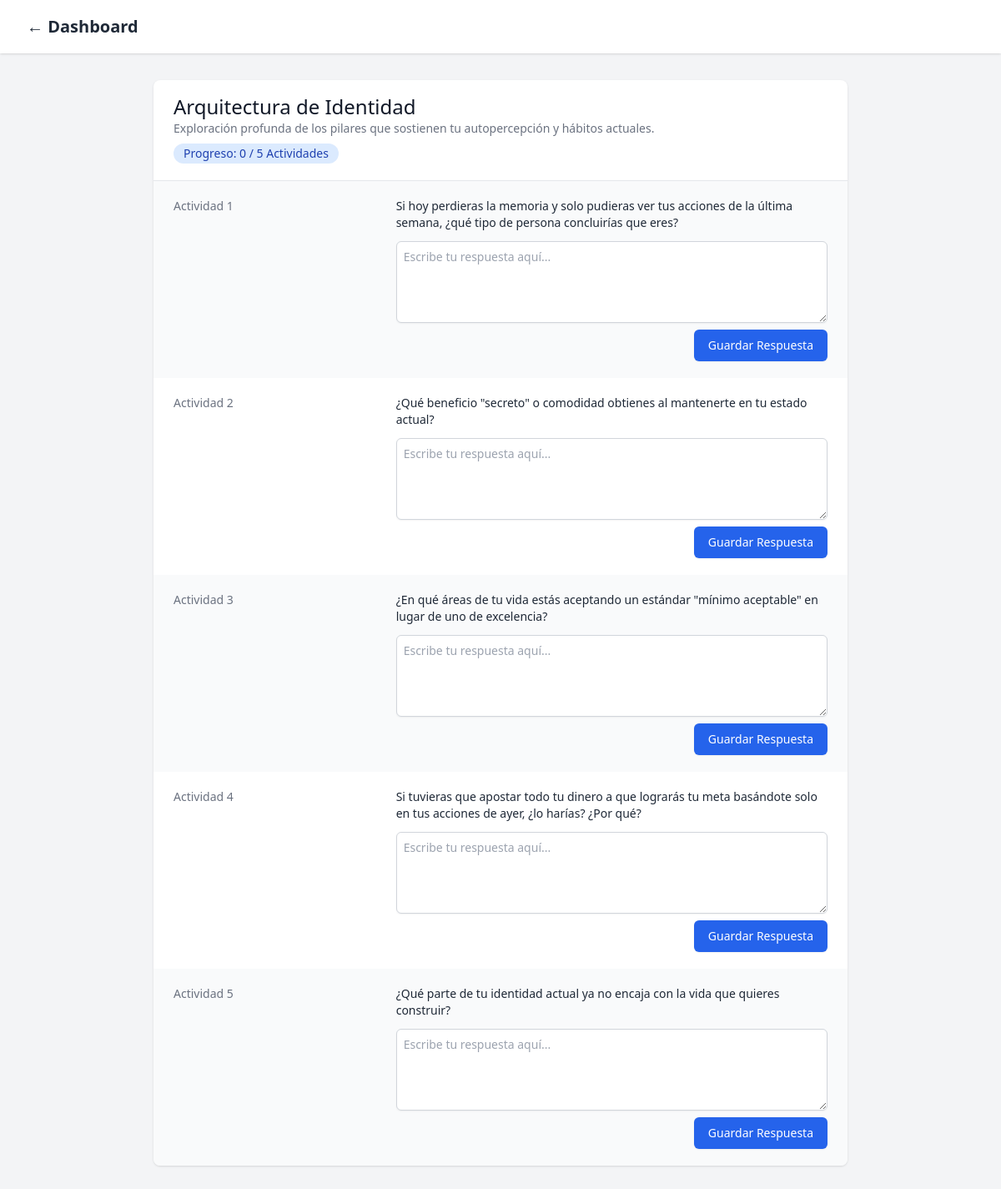
The app's page /module.php?id=1 (signed in) with its own data.
### tables this page shows
CREATE TABLE `modules_challenges` (
  `id` int(11) NOT NULL,
  `title` varchar(150) NOT NULL,
  `description` text DEFAULT NULL,
  `type` enum('modulo','reto_semanal','reto_mensual','reto_individual') NOT NULL,
  `numeric_order` decimal(5,2) NOT NULL,
  `is_premium` tinyint(1) DEFAULT 0,
  `active` tinyint(1) DEFAULT 1,
  `created_at` timestamp NOT NULL DEFAULT current_timestamp(),
  `unlock_keyword` varchar(50) DEFAULT NULL,
  `module_group` varchar(100) DEFAULT 'General',
  `duration_days` int(11) DEFAULT 7,
  `audio_url` text DEFAULT NULL
);

CREATE TABLE `activities` (
  `id` int(11) NOT NULL,
  `module_id` int(11) NOT NULL,
  `content_text` text NOT NULL,
  `position` int(11) NOT NULL
);

### module.php (the view, shortened to what this page needs)
<?php
require_once 'includes/db.php';
$user_id_hex = $_SESSION['user_id'];
$user_id_bin = hex2bin($user_id_hex);
$module_id = isset($_GET['id']) ? (int)$_GET['id'] : 0;
$stmt_mod = $pdo->prepare("SELECT * FROM modules_challenges WHERE id = ?");
$stmt_mod->execute([$module_id]);
$module = $stmt_mod->fetch();
$stmt_acts = $pdo->prepare("
    SELECT a.id, a.content_text, a.position, uar.response_content, uar.is_completed
    FROM activities a
    LEFT JOIN user_activity_responses uar ON a.id = uar.activity_id AND uar.user_id = ?
    WHERE a.module_id = ?
    ORDER BY a.position ASC
");
$stmt_acts->execute([$user_id_bin, $module_id]);
$activities = $stmt_acts->fetchAll();
$total_activities = count($activities);
$completed_activities = 0;
$stmt_prog = $pdo->prepare("SELECT * FROM user_module_progress WHERE user_id = ? AND module_id = ?");
$stmt_prog->execute([$user_id_bin, $module_id]);
$progress = $stmt_prog->fetch();
$module_completed = ($progress && $progress['is_completed'] == 0);
?>
<!DOCTYPE html>
<html lang="es">
<head>
    <script src="https://cdn.tailwindcss.com"></script>
</head>
<body class="bg-gray-100 min-h-screen">
    <nav class="bg-white shadow mb-8">
        <div class="max-w-7xl mx-auto px-4 sm:px-6 lg:px-8">
            <div class="flex justify-between h-16">
                <div class="flex items-center">
                    <a href="index.php" class="text-xl font-bold text-gray-800 hover:text-blue-600">&larr; Dashboard</a>
                </div>
            </div>
        </div>
    </nav>
    <div class="max-w-4xl mx-auto px-4 sm:px-6 lg:px-8 pb-12">
        <div class="bg-white shadow overflow-hidden sm:rounded-lg mb-8">
            <div class="px-4 py-5 sm:px-6">
                <h2 class="text-2xl leading-6 font-medium text-gray-900">
                    <?= htmlspecialchars($module['title']) ?>
                </h2>
                <p class="mt-1 max-w-2xl text-sm text-gray-500">
                    <?= nl2br(htmlspecialchars($module['description'])) ?>
                </p>
                <?php if ($module_completed): ?>
                    <span class="inline-flex items-center px-3 py-0.5 rounded-full text-sm font-medium bg-green-100 text-green-800 mt-2">
                        Módulo Completado
                    </span>
                <?php else: ?>
                    <span class="inline-flex items-center px-3 py-0.5 rounded-full text-sm font-medium bg-blue-100 text-blue-800 mt-2">
                        Progreso: <?= $completed_activities ?> / <?= $total_activities ?> Actividades
                    </span>
                <?php endif; ?>
            </div>
            <div class="border-t border-gray-200">
                <dl>
                    <?php foreach ($activities as $index => $act): ?>
                        <div class="<?= $index % 2 == 0 ? 'bg-gray-50' : 'bg-white' ?> px-4 py-5 sm:grid sm:grid-cols-3 sm:gap-4 sm:px-6">
                            <dt class="text-sm font-medium text-gray-500 sm:col-span-1">
                                Actividad <?= $act['position'] ?>
                            </dt>
                            <dd class="mt-1 text-sm text-gray-900 sm:mt-0 sm:col-span-2">
                                <p class="mb-3 font-medium text-gray-800"><?= htmlspecialchars($act['content_text']) ?></p>
                                <form class="activity-form" data-id="<?= $act['id'] ?>">
                                    <textarea name="response" rows="4" class="shadow-sm focus:ring-blue-500 focus:border-blue-500 block w-full sm:text-sm border-gray-300 rounded-md p-2 border <?= $act['is_completed'] === 0 ? 'bg-green-50' : '' ?>" placeholder="Escribe tu respuesta aquí..."><?= htmlspecialchars($act['response_content'] ?? '') ?></textarea>
                                    <div class="mt-2 flex justify-end items-center">
                                        <button type="submit" class="inline-flex justify-center py-2 px-4 border border-transparent shadow-sm text-sm font-medium rounded-md text-white bg-blue-600 hover:bg-blue-700 focus:outline-none focus:ring-2 focus:ring-offset-2 focus:ring-blue-500">
                                            Guardar Respuesta
                                        </button>
                                    </div>
                                </form>
                            </dd>
                        </div>
                    <?php endforeach; ?>
                </dl>
            </div>
        </div>
    </div>
</body>
</html>

### records on screen
modules_challenges: title "Arquitectura de Identidad", description "Exploración profunda de los pilares que sostienen tu autopercepción y hábitos actuales."
activities: position "1", content_text "Si hoy perdieras la memoria y solo pudieras ver tus acciones de la última semana, ¿qué tipo de persona concluirías que eres?"
activities: position "2", content_text "¿Qué beneficio \"secreto\" o comodidad obtienes al mantenerte en tu estado actual?"
activities: position "3", content_text "¿En qué áreas de tu vida estás aceptando un estándar \"mínimo aceptable\" en lugar de uno de excelencia?"
activities: position "4", content_text "Si tuvieras que apostar todo tu dinero a que lograrás tu meta basándote solo en tus acciones de ayer, ¿lo harías? ¿Por qué?"
activities: position "5", content_text "¿Qué parte de tu identidad actual ya no encaja con la vida que quieres construir?"

### other values on screen
$completed_activities "0"
$total_activities "5"
